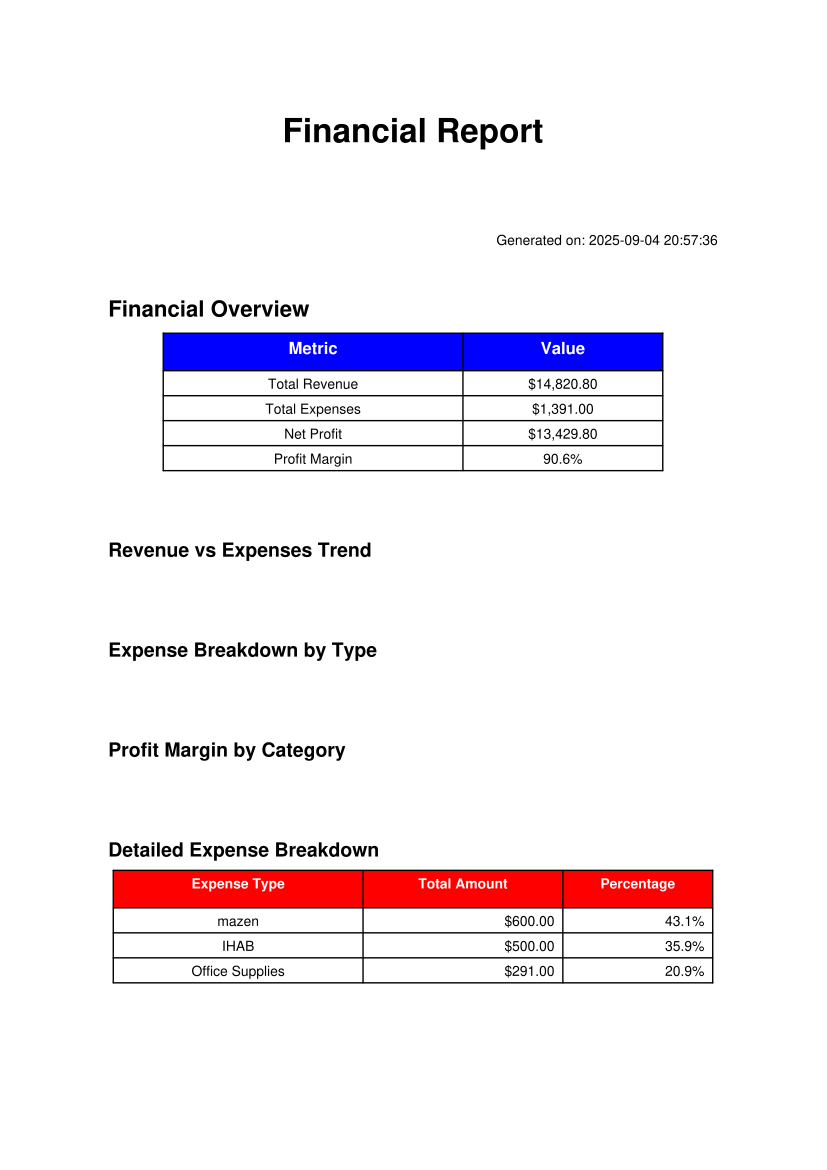

Generate this figure with Python:
import pandas as pd
import matplotlib
matplotlib.use('Agg')  # Use non-interactive backend
import matplotlib.pyplot as plt
from reportlab.lib import colors
from reportlab.lib.pagesizes import letter, A4
from reportlab.lib.styles import getSampleStyleSheet, ParagraphStyle
from reportlab.lib.units import inch
from reportlab.platypus import SimpleDocTemplate, Paragraph, Spacer, Table, TableStyle, Image
from reportlab.pdfgen import canvas
import sys
import os
sys.path.append(os.path.dirname(os.path.dirname(os.path.abspath(__file__))))
from connection import connection
from datetime import datetime, timedelta
import io

class FinancialReport:
    def __init__(self):
        self.styles = getSampleStyleSheet()
        self.title_style = ParagraphStyle(
            'CustomTitle',
            parent=self.styles['Heading1'],
            fontSize=24,
            spaceAfter=30,
            alignment=1  # Center alignment
        )

    def get_financial_data(self):
        """Get financial data from database"""
        try:
            # Get revenue and expenses data
            revenue_query = """
            SELECT
                YEAR(sale_date) as year,
                MONTH(sale_date) as month,
                SUM(total_amount) as monthly_revenue
            FROM sales
            WHERE payment_status = 'completed'
            GROUP BY YEAR(sale_date), MONTH(sale_date)
            ORDER BY year, month
            """
            revenue_data = []
            connection.contogetrows(revenue_query, revenue_data)

            expenses_query = """
            SELECT
                YEAR(expense_date) as year,
                MONTH(expense_date) as month,
                SUM(amount) as monthly_expenses
            FROM expenses
            WHERE payment_status = 'completed'
            GROUP BY YEAR(expense_date), MONTH(expense_date)
            ORDER BY year, month
            """
            expenses_data = []
            connection.contogetrows(expenses_query, expenses_data)

            # Get total revenue and expenses
            total_revenue_query = """
            SELECT SUM(total_amount) as total_revenue
            FROM sales
            WHERE payment_status = 'completed'
            """
            total_revenue_data = []
            connection.contogetrows(total_revenue_query, total_revenue_data)
            total_revenue = total_revenue_data[0][0] if total_revenue_data and total_revenue_data[0][0] else 0

            total_expenses_query = """
            SELECT SUM(amount) as total_expenses
            FROM expenses
            WHERE payment_status = 'completed'
            """
            total_expenses_data = []
            connection.contogetrows(total_expenses_query, total_expenses_data)
            total_expenses = total_expenses_data[0][0] if total_expenses_data and total_expenses_data[0][0] else 0

            # Calculate net profit
            net_profit = total_revenue - total_expenses

            # Get expense breakdown by type
            expense_breakdown_query = """
            SELECT
                expense_type,
                SUM(amount) as total_amount
            FROM expenses
            WHERE payment_status = 'completed'
            GROUP BY expense_type
            ORDER BY total_amount DESC
            """
            expense_breakdown_data = []
            connection.contogetrows(expense_breakdown_query, expense_breakdown_data)

            # Get profit margins by product category
            profit_margin_query = """
            SELECT
                c.category_name,
                SUM((si.unit_price - p.cost_price) * si.quantity) as gross_profit,
                SUM(si.unit_price * si.quantity) as total_revenue
            FROM sale_items si
            JOIN products p ON si.product_id = p.id
            JOIN categories c ON p.category_id = c.id
            JOIN sales s ON si.sales_id = s.id
            WHERE s.payment_status = 'completed'
            GROUP BY c.category_name
            ORDER BY gross_profit DESC
            """
            profit_margin_data = []
            connection.contogetrows(profit_margin_query, profit_margin_data)

            return {
                'revenue_data': revenue_data,
                'expenses_data': expenses_data,
                'total_revenue': total_revenue,
                'total_expenses': total_expenses,
                'net_profit': net_profit,
                'expense_breakdown': expense_breakdown_data,
                'profit_margin_data': profit_margin_data
            }

        except Exception as e:
            print(f"Error getting financial data: {e}")
            return None

    def create_revenue_expenses_chart(self, revenue_data, expenses_data):
        """Create revenue vs expenses line chart"""
        try:
            if not revenue_data and not expenses_data:
                return None

            # Convert to DataFrames
            revenue_df = pd.DataFrame(revenue_data)
            expenses_df = pd.DataFrame(expenses_data)

            # Handle different column structures for revenue
            if len(revenue_df.columns) == 3:
                revenue_df.columns = ['year', 'month', 'monthly_revenue']
            elif len(revenue_df.columns) == 1:
                # If only one column, assume it's monthly_revenue and create dummy year/month
                revenue_df.columns = ['monthly_revenue']
                revenue_df['year'] = datetime.now().year
                revenue_df['month'] = range(1, len(revenue_df) + 1)

            # Handle different column structures for expenses
            if len(expenses_df.columns) == 3:
                expenses_df.columns = ['year', 'month', 'monthly_expenses']
            elif len(expenses_df.columns) == 1:
                # If only one column, assume it's monthly_expenses and create dummy year/month
                expenses_df.columns = ['monthly_expenses']
                expenses_df['year'] = datetime.now().year
                expenses_df['month'] = range(1, len(expenses_df) + 1)

            # Create month-year labels
            if not revenue_df.empty:
                revenue_df['month_year'] = revenue_df.apply(lambda row: f"{int(row['year'])}-{int(row['month']):02d}", axis=1)
            if not expenses_df.empty:
                expenses_df['month_year'] = expenses_df.apply(lambda row: f"{int(row['year'])}-{int(row['month']):02d}", axis=1)

            plt.figure(figsize=(12, 8))

            if not revenue_df.empty:
                plt.plot(revenue_df['month_year'], revenue_df['monthly_revenue'],
                        marker='o', linewidth=2, markersize=6, label='Revenue', color='green')

            if not expenses_df.empty:
                plt.plot(expenses_df['month_year'], expenses_df['monthly_expenses'],
                        marker='s', linewidth=2, markersize=6, label='Expenses', color='red')

            plt.title('Revenue vs Expenses Trend', fontsize=14, fontweight='bold')
            plt.xlabel('Month-Year', fontsize=12)
            plt.ylabel('Amount ($)', fontsize=12)
            plt.xticks(rotation=45)
            plt.legend()
            plt.grid(True, alpha=0.3)
            plt.tight_layout()

            buf = io.BytesIO()
            plt.savefig(buf, format='png', dpi=100, bbox_inches='tight')
            buf.seek(0)
            plt.close()

            return buf

        except Exception as e:
            print(f"Error creating revenue expenses chart: {e}")
            return None

    def create_expense_breakdown_chart(self, expense_breakdown_data):
        """Create expense breakdown pie chart"""
        try:
            if not expense_breakdown_data:
                return None

            df = pd.DataFrame(expense_breakdown_data)

            # Handle different column structures
            if len(df.columns) == 2:
                df.columns = ['expense_type', 'total_amount']
            elif len(df.columns) == 1:
                # If only one column, create dummy data
                df.columns = ['total_amount']
                df['expense_type'] = [f'Expense {i+1}' for i in range(len(df))]
            else:
                print(f"Unexpected column count for expense breakdown data: {len(df.columns)}")
                return None

            plt.figure(figsize=(10, 8))
            plt.pie(df['total_amount'], labels=df['expense_type'], autopct='%1.1f%%', startangle=90)
            plt.title('Expense Breakdown by Type', fontsize=14, fontweight='bold')
            plt.axis('equal')

            buf = io.BytesIO()
            plt.savefig(buf, format='png', dpi=100, bbox_inches='tight')
            buf.seek(0)
            plt.close()

            return buf

        except Exception as e:
            print(f"Error creating expense breakdown chart: {e}")
            return None

    def create_profit_margin_chart(self, profit_margin_data):
        """Create profit margin by category chart"""
        try:
            if not profit_margin_data:
                return None

            df = pd.DataFrame(profit_margin_data)

            # Handle different column structures
            if len(df.columns) == 3:
                df.columns = ['category_name', 'gross_profit', 'total_revenue']
            elif len(df.columns) == 1:
                # If only one column, create dummy data
                df.columns = ['gross_profit']
                df['category_name'] = [f'Category {i+1}' for i in range(len(df))]
                df['total_revenue'] = [1] * len(df)  # Avoid division by zero
            else:
                print(f"Unexpected column count for profit margin data: {len(df.columns)}")
                return None

            # Calculate profit margin percentage
            df['profit_margin'] = (df['gross_profit'] / df['total_revenue']) * 100

            plt.figure(figsize=(12, 8))
            bars = plt.barh(df['category_name'], df['profit_margin'])
            plt.title('Profit Margin by Category (%)', fontsize=14, fontweight='bold')
            plt.xlabel('Profit Margin (%)', fontsize=12)
            plt.ylabel('Category', fontsize=12)

            # Add value labels
            for bar, margin in zip(bars, df['profit_margin']):
                plt.text(bar.get_width() + 0.5,
                        bar.get_y() + bar.get_height()/2,
                        f'{margin:.1f}%',
                        ha='left', va='center', fontsize=10)

            plt.tight_layout()

            buf = io.BytesIO()
            plt.savefig(buf, format='png', dpi=100, bbox_inches='tight')
            buf.seek(0)
            plt.close()

            return buf

        except Exception as e:
            print(f"Error creating profit margin chart: {e}")
            return None

    def generate_report(self, output_path="financial_report.pdf"):
        """Generate the complete financial report"""
        try:
            # Get data
            data = self.get_financial_data()
            if not data:
                print("No data available for report generation")
                return False

            # Create PDF document
            doc = SimpleDocTemplate(output_path, pagesize=A4)
            elements = []

            # Title
            title = Paragraph("Financial Report", self.title_style)
            elements.append(title)
            elements.append(Spacer(1, 0.5*inch))

            # Report generation date
            date_style = ParagraphStyle('DateStyle', parent=self.styles['Normal'], fontSize=10, alignment=2)
            report_date = Paragraph(f"Generated on: {datetime.now().strftime('%Y-%m-%d %H:%M:%S')}", date_style)
            elements.append(report_date)
            elements.append(Spacer(1, 0.3*inch))

            # Financial Overview Cards
            overview_style = ParagraphStyle('CardStyle', parent=self.styles['Heading2'], fontSize=16, spaceAfter=10)
            elements.append(Paragraph("Financial Overview", overview_style))

            overview_table_data = [
                ['Metric', 'Value'],
                ['Total Revenue', f"${data['total_revenue']:,.2f}"],
                ['Total Expenses', f"${data['total_expenses']:,.2f}"],
                ['Net Profit', f"${data['net_profit']:,.2f}"],
                ['Profit Margin', f"{(data['net_profit']/data['total_revenue']*100):.1f}%" if data['total_revenue'] > 0 else "0.0%"]
            ]

            overview_table = Table(overview_table_data, colWidths=[3*inch, 2*inch])
            overview_table.setStyle(TableStyle([
                ('BACKGROUND', (0, 0), (-1, 0), colors.blue),
                ('TEXTCOLOR', (0, 0), (-1, 0), colors.white),
                ('ALIGN', (0, 0), (-1, -1), 'CENTER'),
                ('FONTNAME', (0, 0), (-1, 0), 'Helvetica-Bold'),
                ('FONTSIZE', (0, 0), (-1, 0), 12),
                ('BOTTOMPADDING', (0, 0), (-1, 0), 12),
                ('BACKGROUND', (0, 1), (-1, -1), colors.white),
                ('GRID', (0, 0), (-1, -1), 1, colors.black)
            ]))
            elements.append(overview_table)
            elements.append(Spacer(1, 0.5*inch))

            # Revenue vs Expenses Chart
            if data['revenue_data'] or data['expenses_data']:
                elements.append(Paragraph("Revenue vs Expenses Trend", self.styles['Heading2']))
                chart_buf = self.create_revenue_expenses_chart(data['revenue_data'], data['expenses_data'])
                if chart_buf:
                    img = Image(chart_buf)
                    img.drawHeight = 4*inch
                    img.drawWidth = 6*inch
                    elements.append(img)
                elements.append(Spacer(1, 0.5*inch))

            # Expense Breakdown Pie Chart
            if data['expense_breakdown']:
                elements.append(Paragraph("Expense Breakdown by Type", self.styles['Heading2']))
                chart_buf = self.create_expense_breakdown_chart(data['expense_breakdown'])
                if chart_buf:
                    img = Image(chart_buf)
                    img.drawHeight = 4*inch
                    img.drawWidth = 6*inch
                    elements.append(img)
                elements.append(Spacer(1, 0.5*inch))

            # Profit Margin by Category
            if data['profit_margin_data']:
                elements.append(Paragraph("Profit Margin by Category", self.styles['Heading2']))
                chart_buf = self.create_profit_margin_chart(data['profit_margin_data'])
                if chart_buf:
                    img = Image(chart_buf)
                    img.drawHeight = 4*inch
                    img.drawWidth = 6*inch
                    elements.append(img)
                elements.append(Spacer(1, 0.5*inch))

            # Detailed Expense Breakdown Table
            if data['expense_breakdown']:
                elements.append(Paragraph("Detailed Expense Breakdown", self.styles['Heading2']))

                expense_table_data = [['Expense Type', 'Total Amount', 'Percentage']]
                total_expenses = sum(expense[1] for expense in data['expense_breakdown'])

                for expense in data['expense_breakdown']:
                    percentage = (expense[1] / total_expenses * 100) if total_expenses > 0 else 0
                    expense_table_data.append([
                        expense[0],
                        f"${expense[1]:,.2f}",
                        f"{percentage:.1f}%"
                    ])

                expense_table = Table(expense_table_data, colWidths=[2.5*inch, 2*inch, 1.5*inch])
                expense_table.setStyle(TableStyle([
                    ('BACKGROUND', (0, 0), (-1, 0), colors.red),
                    ('TEXTCOLOR', (0, 0), (-1, 0), colors.white),
                    ('ALIGN', (0, 0), (-1, -1), 'CENTER'),
                    ('FONTNAME', (0, 0), (-1, 0), 'Helvetica-Bold'),
                    ('FONTSIZE', (0, 0), (-1, 0), 10),
                    ('BOTTOMPADDING', (0, 0), (-1, 0), 12),
                    ('BACKGROUND', (0, 1), (-1, -1), colors.white),
                    ('GRID', (0, 0), (-1, -1), 1, colors.black),
                    ('ALIGN', (1, 1), (2, -1), 'RIGHT')
                ]))
                elements.append(expense_table)

            # Build PDF
            doc.build(elements)
            print(f"Financial Report generated successfully: {output_path}")
            return True

        except Exception as e:
            print(f"Error generating financial report: {e}")
            return False

if __name__ == "__main__":
    # Ensure Reports directory exists
    os.makedirs("Reports", exist_ok=True)

    # Generate report
    report = FinancialReport()
    success = report.generate_report("Reports/financial_report.pdf")

    if success:
        print("Financial Report generated successfully!")
    else:
        print("Failed to generate financial report.")
